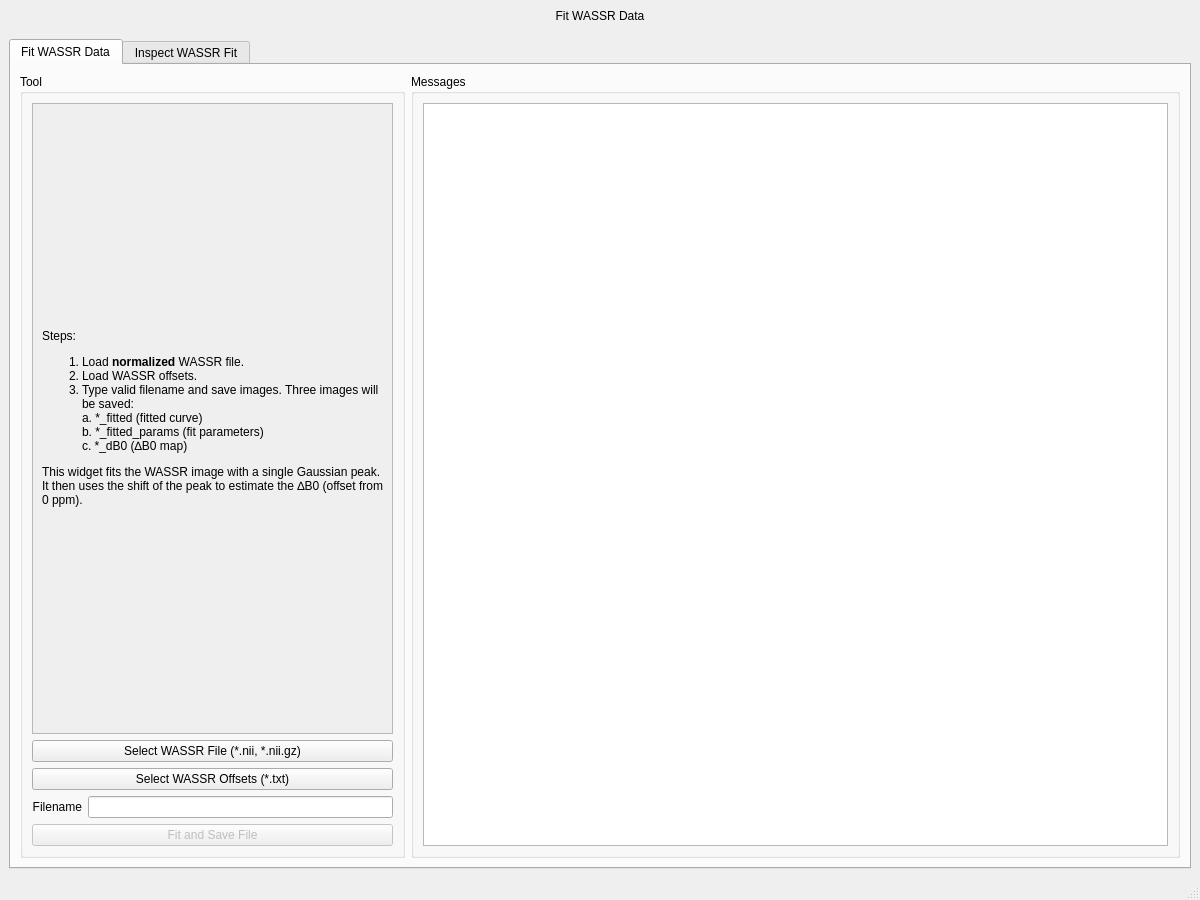
<?xml version="1.0" encoding="UTF-8"?>
<ui version="4.0">
 <class>MainWindow</class>
 <widget class="QMainWindow" name="MainWindow">
  <property name="geometry">
   <rect>
    <x>0</x>
    <y>0</y>
    <width>1200</width>
    <height>900</height>
   </rect>
  </property>
  <property name="windowTitle">
   <string>ZESTY Fit (WASSR)</string>
  </property>
  <widget class="QWidget" name="centralwidget">
   <layout class="QVBoxLayout" name="verticalLayout">
    <item>
     <widget class="QLabel" name="app_title">
      <property name="sizePolicy">
       <sizepolicy hsizetype="Preferred" vsizetype="Fixed">
        <horstretch>0</horstretch>
        <verstretch>0</verstretch>
       </sizepolicy>
      </property>
      <property name="text">
       <string>Fit WASSR Data</string>
      </property>
      <property name="alignment">
       <set>Qt::AlignmentFlag::AlignCenter</set>
      </property>
     </widget>
    </item>
    <item>
     <spacer name="verticalSpacer">
      <property name="orientation">
       <enum>Qt::Orientation::Vertical</enum>
      </property>
      <property name="sizeType">
       <enum>QSizePolicy::Policy::Fixed</enum>
      </property>
      <property name="sizeHint" stdset="0">
       <size>
        <width>20</width>
        <height>10</height>
       </size>
      </property>
     </spacer>
    </item>
    <item>
     <widget class="QTabWidget" name="tabWidget">
      <property name="currentIndex">
       <number>0</number>
      </property>
      <widget class="QWidget" name="tab_1">
       <attribute name="title">
        <string>Fit WASSR Data</string>
       </attribute>
       <layout class="QHBoxLayout" name="horizontalLayout">
        <item>
         <widget class="QGroupBox" name="tool_box">
          <property name="sizePolicy">
           <sizepolicy hsizetype="Fixed" vsizetype="Preferred">
            <horstretch>0</horstretch>
            <verstretch>0</verstretch>
           </sizepolicy>
          </property>
          <property name="minimumSize">
           <size>
            <width>350</width>
            <height>0</height>
           </size>
          </property>
          <property name="title">
           <string>Tool</string>
          </property>
          <layout class="QGridLayout" name="gridLayout_2">
           <item row="3" column="1">
            <widget class="QLineEdit" name="FilenameLineEdit">
             <property name="sizePolicy">
              <sizepolicy hsizetype="Expanding" vsizetype="Fixed">
               <horstretch>0</horstretch>
               <verstretch>0</verstretch>
              </sizepolicy>
             </property>
            </widget>
           </item>
           <item row="4" column="0" colspan="2">
            <widget class="QPushButton" name="FitFileButton">
             <property name="enabled">
              <bool>false</bool>
             </property>
             <property name="sizePolicy">
              <sizepolicy hsizetype="Preferred" vsizetype="Fixed">
               <horstretch>0</horstretch>
               <verstretch>0</verstretch>
              </sizepolicy>
             </property>
             <property name="text">
              <string>Fit and Save File</string>
             </property>
            </widget>
           </item>
           <item row="0" column="0" colspan="2">
            <widget class="QScrollArea" name="scrollArea">
             <property name="widgetResizable">
              <bool>true</bool>
             </property>
             <widget class="QWidget" name="scrollAreaWidgetContents">
              <property name="geometry">
               <rect>
                <x>0</x>
                <y>0</y>
                <width>414</width>
                <height>583</height>
               </rect>
              </property>
              <layout class="QVBoxLayout" name="verticalLayout_2">
               <item>
                <widget class="QLabel" name="tool_label">
                 <property name="text">
                  <string>&lt;html&gt;&lt;head/&gt;&lt;body&gt;&lt;p&gt;Steps:&lt;/p&gt;&lt;ol style=&quot;margin-top: 0px; margin-bottom: 0px; margin-left: 0px; margin-right: 0px; -qt-list-indent: 1;&quot;&gt;&lt;li style=&quot; margin-top:12px; margin-bottom:0px; margin-left:0px; margin-right:0px; -qt-block-indent:0; text-indent:0px;&quot;&gt;Load &lt;span style=&quot; font-weight:700;&quot;&gt;normalized &lt;/span&gt;WASSR file.&lt;/li&gt;&lt;li style=&quot; margin-top:0px; margin-bottom:0px; margin-left:0px; margin-right:0px; -qt-block-indent:0; text-indent:0px;&quot;&gt;Load WASSR offsets.&lt;/li&gt;&lt;li style=&quot; margin-top:0px; margin-bottom:0px; margin-left:0px; margin-right:0px; -qt-block-indent:0; text-indent:0px;&quot;&gt;Type valid filename and save images.  Three images will be saved: &lt;br/&gt;a. *_fitted (fitted curve)&lt;br/&gt;b. *_fitted_params (fit parameters)&lt;br/&gt;c. *_dB0 (∆B0 map)&lt;/li&gt;&lt;/ol&gt;&lt;p&gt;This widget fits the WASSR image with a single Gaussian peak.  It then uses the shift of the peak to estimate the ∆B0 (offset from 0 ppm).&lt;/p&gt;&lt;/body&gt;&lt;/html&gt;</string>
                 </property>
                 <property name="wordWrap">
                  <bool>true</bool>
                 </property>
                </widget>
               </item>
              </layout>
             </widget>
            </widget>
           </item>
           <item row="3" column="0">
            <widget class="QLabel" name="file_label">
             <property name="sizePolicy">
              <sizepolicy hsizetype="Preferred" vsizetype="Fixed">
               <horstretch>0</horstretch>
               <verstretch>0</verstretch>
              </sizepolicy>
             </property>
             <property name="text">
              <string>Filename</string>
             </property>
             <property name="alignment">
              <set>Qt::AlignmentFlag::AlignRight|Qt::AlignmentFlag::AlignTrailing|Qt::AlignmentFlag::AlignVCenter</set>
             </property>
            </widget>
           </item>
           <item row="1" column="0" colspan="2">
            <widget class="QPushButton" name="SelectFileButton">
             <property name="sizePolicy">
              <sizepolicy hsizetype="Preferred" vsizetype="Fixed">
               <horstretch>0</horstretch>
               <verstretch>0</verstretch>
              </sizepolicy>
             </property>
             <property name="font">
              <font>
               <family>.AppleSystemUIFont</family>
              </font>
             </property>
             <property name="text">
              <string>Select WASSR File (*.nii, *.nii.gz)</string>
             </property>
            </widget>
           </item>
           <item row="2" column="0" colspan="2">
            <widget class="QPushButton" name="SelectOffsetsButton">
             <property name="sizePolicy">
              <sizepolicy hsizetype="Preferred" vsizetype="Fixed">
               <horstretch>0</horstretch>
               <verstretch>0</verstretch>
              </sizepolicy>
             </property>
             <property name="text">
              <string>Select WASSR Offsets (*.txt)</string>
             </property>
            </widget>
           </item>
          </layout>
         </widget>
        </item>
        <item>
         <widget class="QGroupBox" name="message_box">
          <property name="sizePolicy">
           <sizepolicy hsizetype="Preferred" vsizetype="Preferred">
            <horstretch>0</horstretch>
            <verstretch>0</verstretch>
           </sizepolicy>
          </property>
          <property name="minimumSize">
           <size>
            <width>0</width>
            <height>0</height>
           </size>
          </property>
          <property name="title">
           <string>Messages</string>
          </property>
          <layout class="QVBoxLayout" name="verticalLayout_3">
           <item>
            <widget class="QTextBrowser" name="ConsoleTextBrowser">
             <property name="lineWrapMode">
              <enum>QTextEdit::LineWrapMode::NoWrap</enum>
             </property>
            </widget>
           </item>
          </layout>
         </widget>
        </item>
       </layout>
      </widget>
      <widget class="QWidget" name="tab_2">
       <attribute name="title">
        <string>Inspect WASSR Fit</string>
       </attribute>
       <layout class="QGridLayout" name="gridLayout">
        <item row="0" column="0">
         <widget class="QGroupBox" name="button_box">
          <property name="sizePolicy">
           <sizepolicy hsizetype="MinimumExpanding" vsizetype="Fixed">
            <horstretch>0</horstretch>
            <verstretch>0</verstretch>
           </sizepolicy>
          </property>
          <property name="minimumSize">
           <size>
            <width>300</width>
            <height>0</height>
           </size>
          </property>
          <property name="title">
           <string>Load Files</string>
          </property>
          <layout class="QVBoxLayout" name="verticalLayout_4">
           <item>
            <widget class="QPushButton" name="LoadWASSRButton">
             <property name="text">
              <string>Load WASSR Data</string>
             </property>
            </widget>
           </item>
           <item>
            <widget class="QPushButton" name="LoadB0Button">
             <property name="text">
              <string>Load ∆B0 Image</string>
             </property>
            </widget>
           </item>
           <item>
            <widget class="QPushButton" name="LoadFitButton">
             <property name="enabled">
              <bool>false</bool>
             </property>
             <property name="text">
              <string>Load WASSR Fit Parameters</string>
             </property>
            </widget>
           </item>
           <item>
            <widget class="QPushButton" name="LoadWASSROffsetsButton">
             <property name="enabled">
              <bool>false</bool>
             </property>
             <property name="text">
              <string>Load WASSR Offsets</string>
             </property>
            </widget>
           </item>
          </layout>
         </widget>
        </item>
        <item row="1" column="0" rowspan="2">
         <widget class="QGroupBox" name="display_box_fit">
          <property name="sizePolicy">
           <sizepolicy hsizetype="MinimumExpanding" vsizetype="Preferred">
            <horstretch>0</horstretch>
            <verstretch>0</verstretch>
           </sizepolicy>
          </property>
          <property name="minimumSize">
           <size>
            <width>300</width>
            <height>0</height>
           </size>
          </property>
          <property name="title">
           <string>Data Fit</string>
          </property>
          <layout class="QVBoxLayout" name="verticalLayout_7"/>
         </widget>
        </item>
        <item row="0" column="1" rowspan="3">
         <widget class="QGroupBox" name="display_box_wassr">
          <property name="sizePolicy">
           <sizepolicy hsizetype="MinimumExpanding" vsizetype="Preferred">
            <horstretch>0</horstretch>
            <verstretch>0</verstretch>
           </sizepolicy>
          </property>
          <property name="minimumSize">
           <size>
            <width>400</width>
            <height>0</height>
           </size>
          </property>
          <property name="title">
           <string>WASSR Image</string>
          </property>
          <layout class="QVBoxLayout" name="verticalLayout_5">
           <item>
            <layout class="QGridLayout" name="wassr_info_layout">
             <item row="0" column="1">
              <widget class="QLineEdit" name="lineEdit_x">
               <property name="sizePolicy">
                <sizepolicy hsizetype="Fixed" vsizetype="Fixed">
                 <horstretch>0</horstretch>
                 <verstretch>0</verstretch>
                </sizepolicy>
               </property>
               <property name="readOnly">
                <bool>true</bool>
               </property>
              </widget>
             </item>
             <item row="0" column="0">
              <widget class="QLabel" name="x">
               <property name="text">
                <string>x</string>
               </property>
              </widget>
             </item>
             <item row="0" column="4">
              <widget class="QLabel" name="z">
               <property name="text">
                <string>z</string>
               </property>
              </widget>
             </item>
             <item row="0" column="3">
              <widget class="QLineEdit" name="lineEdit_y">
               <property name="sizePolicy">
                <sizepolicy hsizetype="Fixed" vsizetype="Fixed">
                 <horstretch>0</horstretch>
                 <verstretch>0</verstretch>
                </sizepolicy>
               </property>
               <property name="readOnly">
                <bool>true</bool>
               </property>
              </widget>
             </item>
             <item row="0" column="5">
              <widget class="QLineEdit" name="lineEdit_z">
               <property name="sizePolicy">
                <sizepolicy hsizetype="Fixed" vsizetype="Fixed">
                 <horstretch>0</horstretch>
                 <verstretch>0</verstretch>
                </sizepolicy>
               </property>
               <property name="readOnly">
                <bool>true</bool>
               </property>
              </widget>
             </item>
             <item row="1" column="5">
              <widget class="QLabel" name="frequencyIndex">
               <property name="sizePolicy">
                <sizepolicy hsizetype="Fixed" vsizetype="Preferred">
                 <horstretch>0</horstretch>
                 <verstretch>0</verstretch>
                </sizepolicy>
               </property>
               <property name="text">
                <string>f_index = 0</string>
               </property>
              </widget>
             </item>
             <item row="0" column="2">
              <widget class="QLabel" name="y">
               <property name="text">
                <string>y</string>
               </property>
              </widget>
             </item>
             <item row="1" column="0" colspan="5">
              <widget class="QSlider" name="frequencySlider">
               <property name="orientation">
                <enum>Qt::Orientation::Horizontal</enum>
               </property>
              </widget>
             </item>
            </layout>
           </item>
          </layout>
         </widget>
        </item>
        <item row="0" column="2" rowspan="3">
         <widget class="QGroupBox" name="display_box_b0">
          <property name="sizePolicy">
           <sizepolicy hsizetype="MinimumExpanding" vsizetype="Preferred">
            <horstretch>0</horstretch>
            <verstretch>0</verstretch>
           </sizepolicy>
          </property>
          <property name="minimumSize">
           <size>
            <width>400</width>
            <height>0</height>
           </size>
          </property>
          <property name="font">
           <font>
            <family>.AppleSystemUIFont</family>
           </font>
          </property>
          <property name="title">
           <string>∆B0 Image</string>
          </property>
          <layout class="QVBoxLayout" name="verticalLayout_6"/>
         </widget>
        </item>
       </layout>
      </widget>
     </widget>
    </item>
   </layout>
  </widget>
  <widget class="QStatusBar" name="statusbar"/>
 </widget>
 <resources/>
 <connections/>
</ui>
